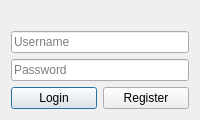
<?xml version="1.0" encoding="UTF-8"?>
<ui version="4.0">
 <class>LoginWindow</class>
 <widget class="QDialog" name="LoginWindow">
  <property name="windowTitle"><string>Login</string></property>
  <layout class="QVBoxLayout" name="verticalLayout">
   <item>
    <widget class="QLabel" name="labelTitle">
     <property name="text"><string><b>Finance Manager</b></string></property>
     <property name="alignment"><set>Qt::AlignCenter</set></property>
    </widget>
   </item>
   <item>
    <widget class="QLineEdit" name="editUsername">
     <property name="placeholderText"><string>Username</string></property>
    </widget>
   </item>
   <item>
    <widget class="QLineEdit" name="editPassword">
     <property name="echoMode"><enum>QLineEdit::Password</enum></property>
     <property name="placeholderText"><string>Password</string></property>
    </widget>
   </item>
   <item>
    <layout class="QHBoxLayout" name="buttonRow">
     <item>
      <widget class="QPushButton" name="btnLogin">
       <property name="text"><string>Login</string></property>
      </widget>
     </item>
     <item>
      <widget class="QPushButton" name="btnRegister">
       <property name="text"><string>Register</string></property>
      </widget>
     </item>
    </layout>
   </item>
  </layout>
 </widget>
 <resources/>
 <connections/>
</ui>
